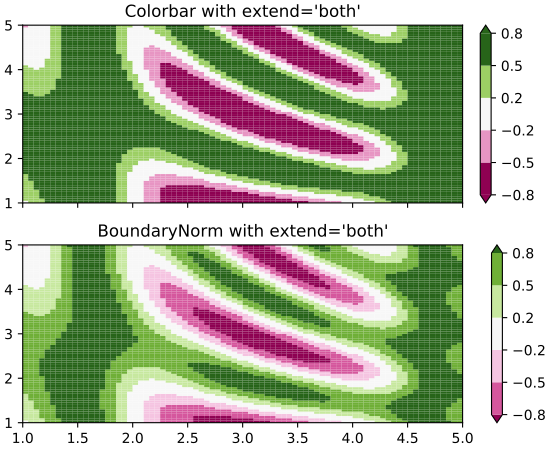

Recreate this plot in Python.
import matplotlib.pyplot as plt
from matplotlib.colors import BoundaryNorm
import numpy as np

# Make the data
dx, dy = 0.05, 0.05
y, x = np.mgrid[slice(1, 5 + dy, dy),
                slice(1, 5 + dx, dx)]
z = np.sin(x) ** 10 + np.cos(10 + y * x) * np.cos(x)
z = z[:-1, :-1]

# Z roughly varies between -1 and +1.
# Color boundary levels range from -0.8 to 0.8, so there are out-of-bounds
# areas.
levels = [-0.8, -0.5, -0.2, 0.2, 0.5, 0.8]
cmap = plt.get_cmap('PiYG')

fig, axs = plt.subplots(nrows=2, constrained_layout=True, sharex=True)

# Before this change:
norm = BoundaryNorm(levels, ncolors=cmap.N)
im = axs[0].pcolormesh(x, y, z, cmap=cmap, norm=norm)
fig.colorbar(im, ax=axs[0], extend='both')
axs[0].axis([x.min(), x.max(), y.min(), y.max()])
axs[0].set_title("Colorbar with extend='both'")

# With the new keyword:
norm = BoundaryNorm(levels, ncolors=cmap.N, extend='both')
im = axs[1].pcolormesh(x, y, z, cmap=cmap, norm=norm)
fig.colorbar(im, ax=axs[1])  # note that the colorbar is updated accordingly
axs[1].axis([x.min(), x.max(), y.min(), y.max()])
axs[1].set_title("BoundaryNorm with extend='both'")

plt.show()
